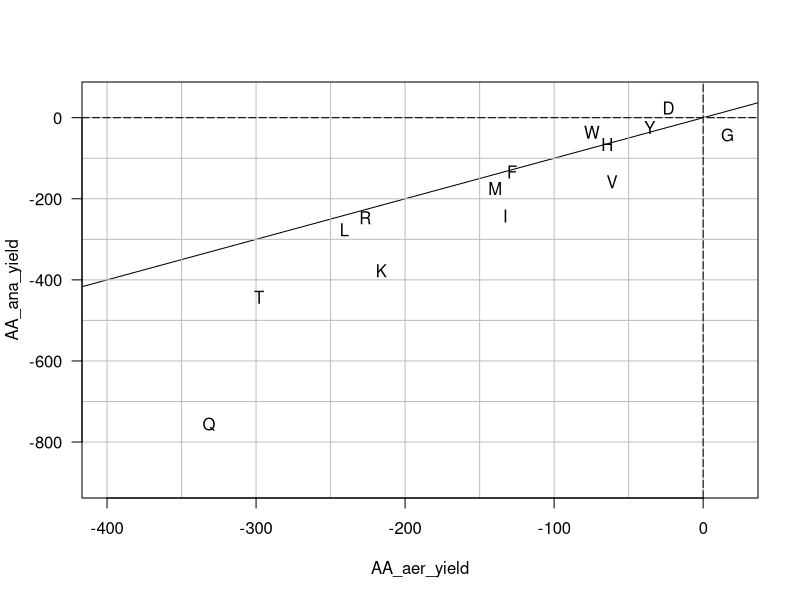
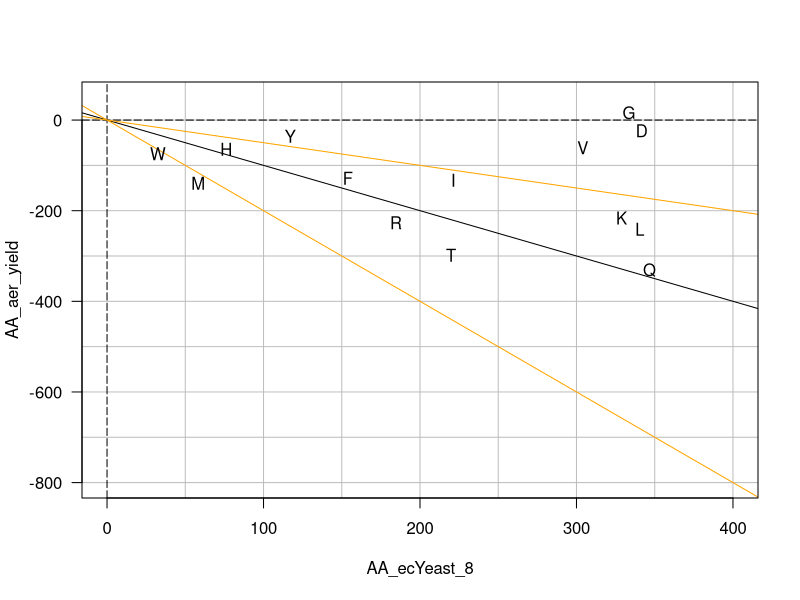
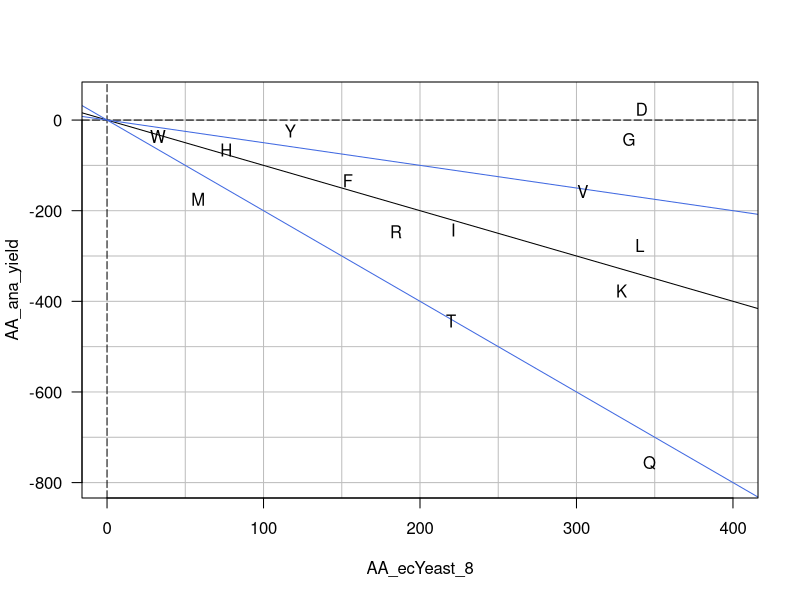

Source code (R) for these figures, in order:



library(readxl)
AA_ana_std <- read_excel("20200525_anaerobic_AA_external_known.xlsx")
AA_ana_data_raw <- read_excel("20200525_anaerobic_AA_data.xlsx")

AA_aer_std <- read_excel("20200525_aerobic_AA_external_known.xlsx")
AA_aer_data_raw <- read_excel("20200525_aerobic_AA_data.xlsx")


### analyze anaerobic data

AA_ana_data <- AA_ana_data_raw[,1:2]
AA_ana_data[,3:16] <- NA
for(i in 3:16){
  #calculate sample ratio to IS
  AA_ana_data[,i] <- AA_ana_data_raw[,(i-1)*2]/AA_ana_data_raw[,((i-1)*2)-1]
  
  #build standard curve
  stdcurve_y <- na.omit(AA_ana_data[16:20,i])
  stdcurve_x <- na.omit(AA_ana_std[1:5,i-1])
  stdcurve_b <- lm(unlist(stdcurve_y) ~ unlist(stdcurve_x))$coefficients[1]
  stdcurve_m <- lm(unlist(stdcurve_y) ~ unlist(stdcurve_x))$coefficients[2]
  
  #calculate sample conc
  AA_ana_data[,i] <- (AA_ana_data[,i]-stdcurve_b)/stdcurve_m*2
  colnames(AA_ana_data)[i] <- paste(colnames(AA_ana_data_raw)[(i-1)*2], "uM", sep=".")
}

AA_ana_data <- AA_ana_data[1:15,]

#take mean of reps
AA_ana_data_mean <- AA_ana_data[1:5,]
AA_ana_data_mean[,2:16] <- NA
AA_ana_data_mean[,1] <- c("t1.mean", "t2.mean", "t3.mean", "t4.mean", "t5.mean")
for(i in 2:16){
  AA_ana_data_mean[,i] <- rowMeans(matrix(unlist(AA_ana_data[,i]), ncol=3,byrow=F))
}

#calculate yield
AA_ana_yield <- rep(0,14) 
names(AA_ana_yield) <- colnames(AA_ana_std)[2:15]
for(i in 1:14){
  AA_ana_yield[i] <- lm(unlist(AA_ana_data_mean[,i+2]) ~ unlist(AA_ana_data_mean[,2]))$coefficients[2]
}


###analyze aerobic data



AA_aer_data <- AA_aer_data_raw[,1:2]
AA_aer_data[,3:16] <- NA
for(i in 3:16){
  #calculate sample ratio to IS
  AA_aer_data[,i] <- AA_aer_data_raw[,(i-1)*2]/AA_aer_data_raw[,((i-1)*2)-1]
  
  #build standard curve
  stdcurve_y <- na.omit(AA_aer_data[16:19,i])
  stdcurve_x <- na.omit(AA_aer_std[1:5,i-1])
  stdcurve_b <- lm(unlist(stdcurve_y) ~ unlist(stdcurve_x))$coefficients[1]
  stdcurve_m <- lm(unlist(stdcurve_y) ~ unlist(stdcurve_x))$coefficients[2]
  
  #calculate sample conc
  AA_aer_data[,i] <- (AA_aer_data[,i]-stdcurve_b)/stdcurve_m*2
  colnames(AA_aer_data)[i] <- paste(colnames(AA_aer_data_raw)[(i-1)*2], "uM", sep=".")
}

AA_aer_data <- AA_aer_data[1:15,]

#take mean of reps
AA_aer_data_mean <- AA_aer_data[1:5,]
AA_aer_data_mean[,2:16] <- NA
AA_aer_data_mean[,1] <- c("t1.mean", "t2.mean", "t3.mean", "t4.mean", "t5.mean")
for(i in 2:16){
  AA_aer_data_mean[,i] <- rowMeans(matrix(unlist(AA_aer_data[,i]), ncol=3,byrow=F))
}

#calculate yield
AA_aer_yield <- rep(0,14) 
names(AA_aer_yield) <- colnames(AA_aer_std)[2:15]
for(i in 1:14){
  AA_aer_yield[i] <- lm(unlist(AA_aer_data_mean[,i+2]) ~ unlist(AA_aer_data_mean[,2]))$coefficients[2]
}



### Fig 2A

plot(AA_aer_yield, AA_ana_yield, xlim=c(-400,20), ylim=c(-900,50),type="n", axes=F, xlab="", ylab="")
abline(a=0,b=1)
abline(v=c(-400,-350,-300,-250, -200,-150,-100,-50,0), col="grey")
abline(h=c(-800,-700,-600,-500,-400,-300,-200,-100,0), col="grey")
abline(v=0, lty=5)
abline(h=0, lty=5)
par(new=T)
plot(AA_aer_yield, AA_ana_yield, xlim=c(-400,20), ylim=c(-900,50), las=1,
     pch=c("Q", "T", "K", "L", "R", "I", "M", "F", "V", "H", "W", "Y", "D", "G"))




### Fig 2B

AA_ecYeast_8 <- c(346.67, 219.86, 328.75, 340.47, 184.59, 221.35, 58.238, 153.81,
                  303.94, 76.157, 32.622, 117.16, 341.73, 333.58)
names(AA_ecYeast_8) <- colnames(AA_aer_std)[2:15]

plot(AA_ecYeast_8, AA_aer_yield, xlim=c(0,400), ylim=c(-800,50),type="n", axes=F, xlab="", ylab="")
abline(v=c(50,100,150,200,250,300,350,400), col="grey")
abline(h=c(-800,-700,-600,-500,-400,-300,-200,-100,0), col="grey")
abline(v=0, lty=5)
abline(h=0, lty=5)
abline(a=0,b=-1)
abline(a=0,b=-2, col="orange")
abline(a=0,b=-0.5, col="orange")
par(new=T)
plot(AA_ecYeast_8, AA_aer_yield, xlim=c(0,400), ylim=c(-800,50), las=1,
     pch=c("Q", "T", "K", "L", "R", "I", "M", "F", "V", "H", "W", "Y", "D", "G"))



### Fig 3C

plot(AA_ecYeast_8, AA_ana_yield, xlim=c(0,400), ylim=c(-800,50),type="n", axes=F, xlab="", ylab="")
abline(v=c(50,100,150,200,250,300,350,400), col="grey")
abline(h=c(-800,-700,-600,-500,-400,-300,-200,-100,0), col="grey")
abline(v=0, lty=5)
abline(h=0, lty=5)
abline(a=0,b=-1)
abline(a=0,b=-2, col="royalblue")
abline(a=0,b=-0.5, col="royalblue")
par(new=T)
plot(AA_ecYeast_8, AA_ana_yield, xlim=c(0,400), ylim=c(-800,50), las=1,
     pch=c("Q", "T", "K", "L", "R", "I", "M", "F", "V", "H", "W", "Y", "D", "G"))





